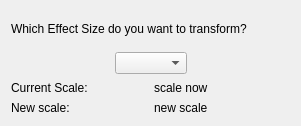
<?xml version="1.0" encoding="UTF-8"?>
<ui version="4.0">
 <class>WizardPage</class>
 <widget class="QWizardPage" name="WizardPage">
  <property name="geometry">
   <rect>
    <x>0</x>
    <y>0</y>
    <width>301</width>
    <height>126</height>
   </rect>
  </property>
  <property name="windowTitle">
   <string>WizardPage</string>
  </property>
  <layout class="QVBoxLayout" name="verticalLayout">
   <item>
    <widget class="QLabel" name="label">
     <property name="text">
      <string>Which Effect Size do you want to transform?</string>
     </property>
    </widget>
   </item>
   <item>
    <layout class="QHBoxLayout" name="horizontalLayout">
     <item>
      <spacer name="horizontalSpacer_2">
       <property name="orientation">
        <enum>Qt::Horizontal</enum>
       </property>
       <property name="sizeHint" stdset="0">
        <size>
         <width>40</width>
         <height>20</height>
        </size>
       </property>
      </spacer>
     </item>
     <item>
      <widget class="QComboBox" name="comboBox"/>
     </item>
     <item>
      <spacer name="horizontalSpacer">
       <property name="orientation">
        <enum>Qt::Horizontal</enum>
       </property>
       <property name="sizeHint" stdset="0">
        <size>
         <width>40</width>
         <height>20</height>
        </size>
       </property>
      </spacer>
     </item>
    </layout>
   </item>
   <item>
    <layout class="QGridLayout" name="gridLayout">
     <item row="0" column="0">
      <widget class="QLabel" name="label_2">
       <property name="text">
        <string>Current Scale:</string>
       </property>
      </widget>
     </item>
     <item row="0" column="1">
      <widget class="QLabel" name="current_scale_lbl">
       <property name="text">
        <string>scale now</string>
       </property>
      </widget>
     </item>
     <item row="1" column="0">
      <widget class="QLabel" name="label_3">
       <property name="text">
        <string>New scale: </string>
       </property>
      </widget>
     </item>
     <item row="1" column="1">
      <widget class="QLabel" name="new_scale_lbl">
       <property name="text">
        <string>new scale</string>
       </property>
      </widget>
     </item>
    </layout>
   </item>
  </layout>
 </widget>
 <resources/>
 <connections/>
</ui>
